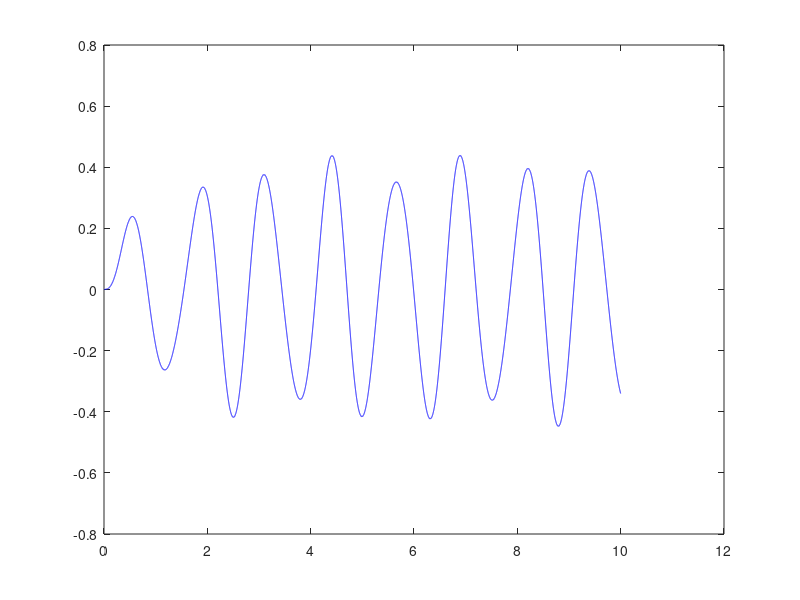
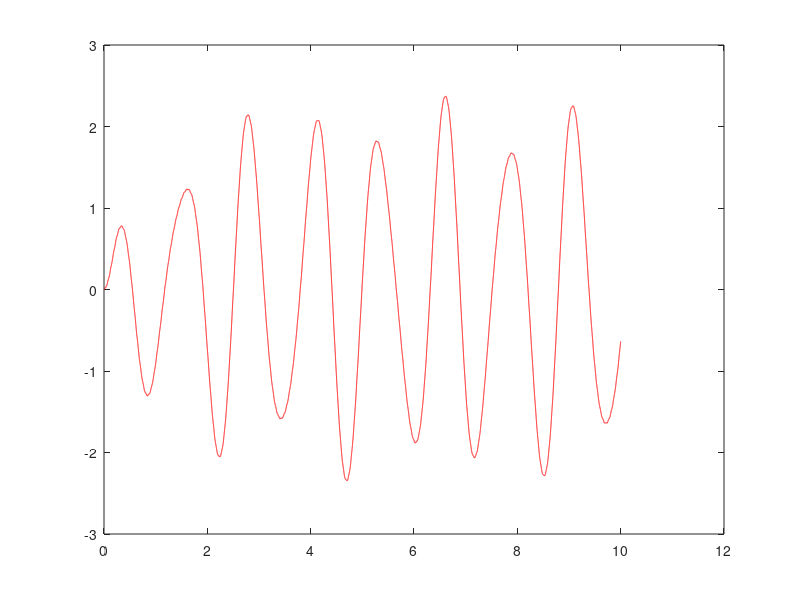

The MATLAB script that drew these images, in order:
function parcial_Berloin

  g = load('p1_3k10_01.txt');

  t0=0; x1=0; x2=0;

  w=1;

  A11=0;A12=1;A21=-25;A22=-2;

b1=0; b2=1;

fs = 2500;

dt=1/fs;

tf = (length(g)-1)*dt;

A = zeros(2,2); %Matriz A
A(1,1)=A11;
A(1,2)=A12;
A(2,1)=A21;
A(2,2)=A22;

y = zeros(2,length(g));

b = zeros(2,1);
b(1,1)= b1;
b(2,1)= b2;

t= t0:dt:tf; %rango de t

y(1,1)=x1; %inicializo y con las condiciones iniciales
y(2,1)=x2;

it=0;
it2=0;
derivada = zeros(1,length(t));
it21=0;
for i=1:length(t)-1

   g_t = g(i);

   t(i+1) = t(i) +dt;

   k1 = dt*(A*y(:,i)+b*g_t);

   k2 = dt*(A*(y(:,i)+k1/2*w)+b*g_t);

   y(:,i+1)= y(:,i)+k2;

   it = it + (dt/2) * (y(1,i)^2+y(1,i+1)^2); % I11

   derivada(1,i+1) = (-y(1,i)+y(1,i+1))/dt; %derivada

   it2= it2 + (dt/2)*(derivada(1,i)^2+derivada(1,i+1)^2); %I22

   it21 = it21 + (dt/2)*( (y(1,i)+y(1,i+1)) *(derivada(1,i)+derivada(1,i+1) ) ); %I21

endfor


figure(1)
plot(t,y(1,:),'b') %grafico de x1

figure(2)
plot(t,y(2,:),'r') %grafico de x2

disp(['x1(t1) = ', num2str(y(1,6251), '%.3f')])
disp(['x2(t1) = ', num2str(y(2,6251), '%.3f')])
disp(['I11 = ', num2str(it, '%.3f')])
disp(['I21 = ', num2str(it21, '%.3f')])
disp(['t = ', num2str(t(6251))])
disp(" ")
endfunction

